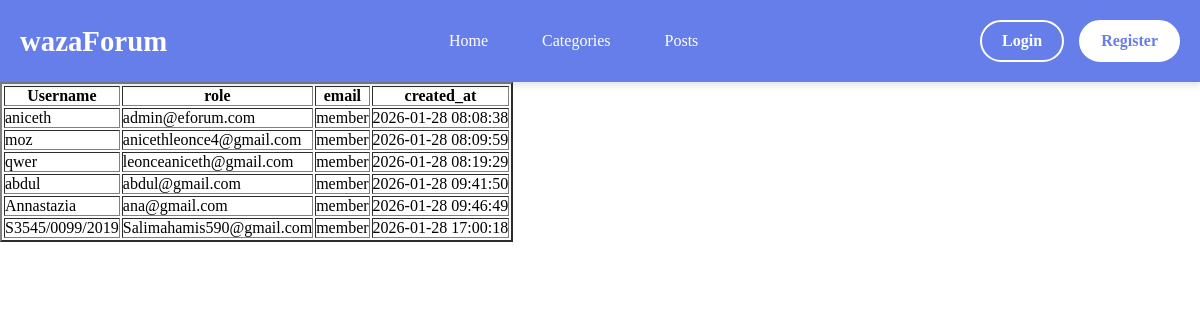
The page /admin/manageuser.php on the database as committed earlier.
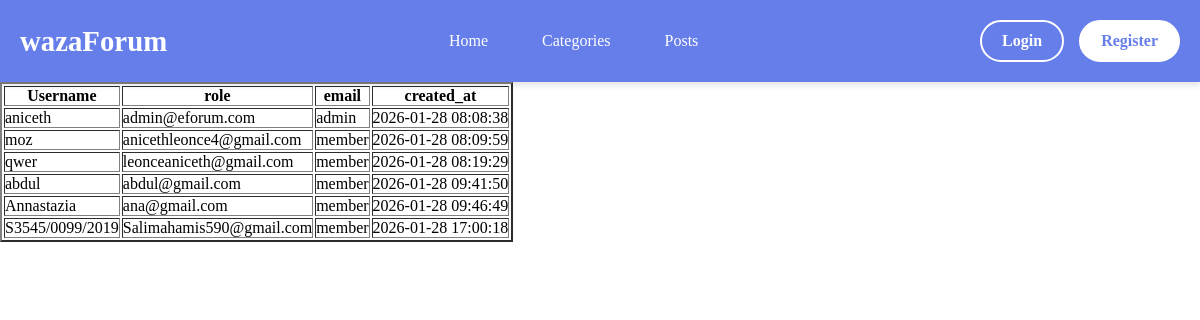
The same page on the database as committed later.
### tables this page shows
CREATE TABLE `users` (
  `user_id` int(11) NOT NULL,
  `email` varchar(100) NOT NULL,
  `username` varchar(50) NOT NULL,
  `password` varchar(255) NOT NULL,
  `role` enum('admin','member') NOT NULL DEFAULT 'member',
  `created_at` timestamp NOT NULL DEFAULT current_timestamp()
);

### function.php (called while the page is built, shortened)
<?php
if(!function_exists('isLogedIn')){
    function isLogedIn(){
        return isset ($_SESSION['user_id']);
    }
}
?>

### admin/manageuser.php (the view, shortened to what this page needs)
<?php
include("../db_connection.php");
$sql ="SELECT * FROM users";
$results = mysqli_query($conn, $sql);
?>
<!DOCTYPE html>
<html lang="en">
<head>
    <link rel="stylesheet" href="https://cdnjs.cloudflare.com/ajax/libs/font-awesome/6.4.0/css/all.min.css">
</head>
<body>
    <?php include("../header.php");?>
    <div class="container">
        <table border="2">
            <tr>
                <th>Username</th>
                <th>role</th>
                <th>email</th>
                <th>created_at</th>
            </tr>
            <?php foreach($results as $result){ ?>
            <tr>
                <td><?php echo htmlspecialchars($result['username'])?></td>
                <td><?php echo htmlspecialchars($result['email'])?></td>
                <td><?php echo htmlspecialchars($result['role'])?></td>
                <td><?php echo htmlspecialchars($result['created_at'])?></td>
            </tr>
            <?php } ?>
        </table>
    </div>
</body>
</html>

### header.php (shortened to what this page needs)
<?php
include("function.php");
?>
<!DOCTYPE html>
<html lang="en">
<head>
</head>
<body>
    <header>
        <div class="header-container">
            <a href="index.php" class="logo">wazaForum</a>
            <ul class="nav-menu">
                <li><a href="index.php">Home</a></li>
                <li><a href="categories.php">Categories</a></li>
                <li><a href="posts.php">Posts</a></li>
            </ul>
            <div class="auth-buttons">
                <?php if(isLogedIn()):
                    $user = getCurrentUser();
                    $firstLetter = strtoupper(substr($user['username'], 0, 1));
                ?>
                    <div class="user-profile">
                        <div class="user-avatar">
                            <?php echo $firstLetter; ?>
                        </div>
                        <span class="user-name"><?php echo htmlspecialchars($user['username']); ?></span>
                    </div>
                    <a href="logout.php" class="btn-logout">Logout</a>
                <?php else: ?>
                    <a href="login.php" class="btn-login">Login</a>
                    <a href="register.php" class="btn-register">Register</a>
                <?php endif; ?>
            </div>
        </div>
    </header>

### header.php (style rules this page uses)
* { margin: 0; padding: 0; box-sizing: border-box; }
header { background: #667eea; color: white; padding: 20px 0; box-shadow: 0 4px 6px rgba(0,0,0,0.1); position: sticky; top: 0; z-index: 100; }
.header-container { max-width: 1200px; margin: 0 auto; padding: 0 20px; display: flex; justify-content: space-between; align-items: center; }
.logo { font-size: 1.8em; font-weight: bold; text-decoration: none; color: white; transition: all 0.3s ease; }
.nav-menu { display: flex; gap: 30px; align-items: center; list-style: none; }
.nav-menu a { color: white; text-decoration: none; font-weight: 500; transition: all 0.3s ease; padding: 8px 12px; border-radius: 4px; }
.auth-buttons { display: flex; gap: 15px; align-items: center; }
.btn-login, .btn-register { padding: 10px 20px; border-radius: 25px; text-decoration: none; font-weight: bold; transition: all 0.3s ease; border: 2px solid white; }
.btn-login { background: transparent; color: white; }
.btn-register { background: white; color: #667eea; }

Rows that differ between the two databases and show on the page:
changed users "aniceth": role "member" → "admin"
